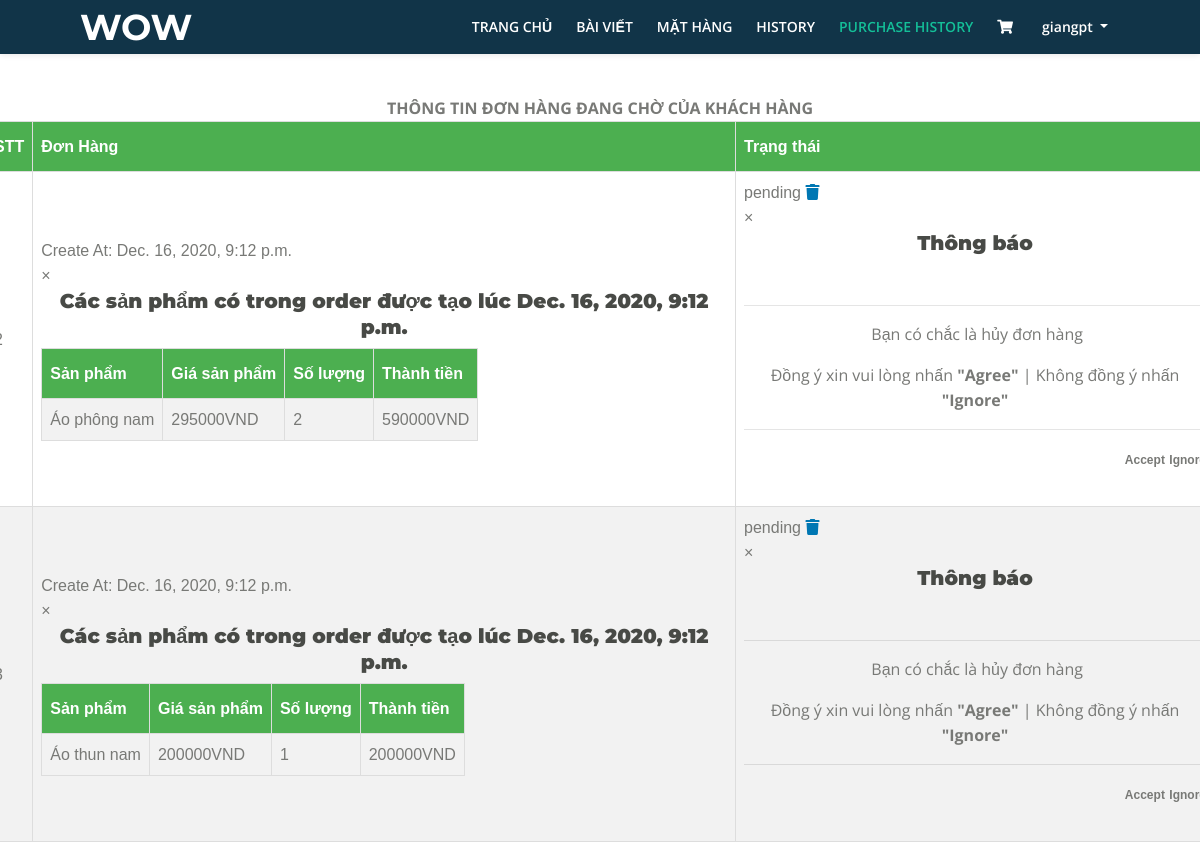
Before: /view_sanpham/2/ (signed in) with the older database file.
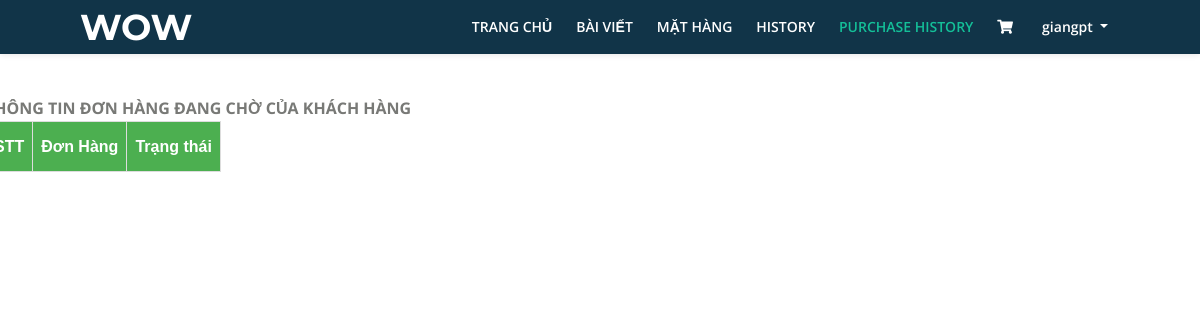
After: the same page with the newer database file.
### Page/models.py (models this page shows)
class Order(models.Model):
    id_cart = models.ForeignKey(Cart, on_delete=models.CASCADE, null=True, blank=True)
    id_user = models.ForeignKey(User, on_delete=models.CASCADE, null=True, blank=True)
    status_choice = (
        ('pending', 'pending'),
        ('confirm', 'confirm'),
        ('paid', 'paid'),
        ('shipping', 'shipping'),
        ('completed', 'completed'),
    )
    status = models.CharField(max_length=10, choices=status_choice, null=True, blank=True)
    address = models.TextField(max_length=1000, null=True, blank=True)

class Cart(models.Model):
    id_user = models.ForeignKey(User, on_delete=models.CASCADE, null=True, blank=True)
    total_price = models.IntegerField(null=True, blank=True)
    CreateAt = models.DateTimeField(auto_now=True)
    is_new = models.BooleanField(default=True)
    is_pending = models.BooleanField(default=True)

class CartItem(models.Model):
    id_product = models.ForeignKey(Product, on_delete=models.CASCADE, null=True, blank=True)
    id_cart = models.ForeignKey(Cart, on_delete=models.CASCADE, null=True, blank=True)
    num = models.IntegerField(default=0, null=True, blank=True)
    sum_product = models.FloatField(default=0, null=True, blank=True)
    is_checked = models.BooleanField(default=False)

class Product(models.Model):
    title = models.CharField(max_length=200, null=True, blank=True)
    description = models.CharField(max_length=3000, null=True, blank=True)
    img = models.FileField(upload_to='pro_image', null=True, blank=True)
    price = models.FloatField(default=0, null=True, blank=True)
    is_sale = models.BooleanField(default=False)
    price_sale = models.FloatField(default=0, null=True, blank=True)
    type = models.CharField(max_length=300, null=True, blank=True)
    size = models.CharField(max_length=10, null=True, blank=True)
    source = models.CharField(max_length=100, null=True, blank=True)
    for_male = models.BooleanField(default=False)
    for_female = models.BooleanField(default=False)
    TTs = models.TimeField(auto_now=True)
    TTe = models.TimeField(null=True, blank=True)
    def __str__(self):
        return self.title

### Page/views.py (the view)
# urls.py: url(r'^view_sanpham/(?P<id_user>\w+)/$', ViewProductUserBuy.as_view(), name='page_ViewProductUserBuy'),
class ViewProductUserBuy(TemplateView, LoginRequiredMixin):
    login_url = '/'
    template_name = '../Templates/Base_Product_User.html'
    def get(self, request, id_user):
        if request.user.is_authenticated():
            user_id = get_object_or_404(User, id=id_user)
            order = Order.objects.filter(id_user=user_id)
            cartItem = CartItem.objects.all()
            content = {
                'order': order,
                'cartItem': cartItem,
            }
            return render(request, self.template_name, content)
        else:
            return HttpResponseRedirect(reverse('Page:page_login'))

### Templates/Base_Product_User.html (shortened to what this page needs)
<!DOCTYPE html>
<html lang="en">
<head>
    <link href="/static/css/bootstrap.css" rel="stylesheet">
    <link href="/static/css/fontawesome-all.css" rel="stylesheet">
    <link href="/static/css/swiper.css" rel="stylesheet">
	<link href="/static/css/magnific-popup.css" rel="stylesheet">
	<link href="/static/css/styles_base_UI_home.css" rel="stylesheet">
</head>
<body>
    {% include 'NavigationBar/nav_User_or_Manager.html' %}
    <div class="row product-user-buy">
    <div>
        <div class="panel-heading" align="center"><b>THÔNG TIN ĐƠN HÀNG ĐANG CHỜ CỦA KHÁCH HÀNG</b></div>
    	<table class="w3-table-all" id="history-table">
            <thead>
                <tr>
                	<th class="w3-center">STT</th>
                	<th class="w3-center">Đơn Hàng</th>
                	<th class="w3-center">Trạng thái</th>
                </tr>
            </thead>
            <tbody>
                {% for item in order %}
                {% if item.status != 'completed' %}
                <tr>
                	<td class="w3-center">{{forloop.counter}}</td>
                    <td class="w3-center">Create At: {{item.id_cart.CreateAt}}
                        <div id="{{item.id}}" class="w3-modal">
                            <div class="w3-modal-content">
                                {% include 'Form/form_orderInfo.html'%}
                            </div>
                        </div>
                    </td>
                    {% if item.status == 'pending' or item.status == 'confirm' %}
                    <td class="w3-center">{{item.status}}
                        <span class="fa fa-trash" onclick="document.getElementById('id{{item.id}}').style.display='block'"
                              class="w3-button w3-black" style="color: #0077b3" data-toggle="tooltip" title="Xóa Đơn Đặt Hàng">
                        </span>
                        <div id="id{{item.id}}" class="w3-modal">
                            <div class="w3-modal-content">
                                {% include 'Form/form_cancelOrder.html'%}
                            </div>
                        </div>
                    </td>
                    {% else %}
                    <td class="w3-center">{{item.status}}</td>
                    {% endif %}
                </tr>
                {% endif %}
                {% endfor %}
            </tbody>
        </table>
	</div>
    </div>
</body>
</html>

### Templates/NavigationBar/nav_User_or_Manager.html (shortened to what this page needs)
<!DOCTYPE html>
<html lang="en">
<head>
    <link href="/static/css/bootstrap.css" rel="stylesheet">
    <link href="/static/css/fontawesome-all.css" rel="stylesheet">
    <link href="/static/css/swiper.css" rel="stylesheet">
    <link href="/static/css/magnific-popup.css" rel="stylesheet">
    <link href="/static/css/styles_base_UI_home.css" rel="stylesheet">
</head>
<body>
    <nav class="navbar navbar-expand-md navbar-dark navbar-custom fixed-top top-nav-collapse">
        <a class="navbar-brand logo-text page-scroll" href="{% url 'Page:page_Index_User' %}">WOW</a>
        <div class="collapse navbar-collapse" id="navbarsExampleDefault">
            <ul class="navbar-nav ml-auto">
                <li class="nav-item">
                    <a class="nav-link" href="{% url 'Page:page_Index_User' %}">TRANG CHỦ<span class="sr-only">(current)</span></a>
                </li>
                <li class="nav-item">
                    <a class="nav-link posts-page" href="{% url 'Page:page_blog_page' %}">BÀI VIẾT</a>
                </li>
                <li class="nav-item">
                    <a class="nav-link products-page" href="#projects">MẶT HÀNG</a>
                </li>
                {% if user.customer.type == "US" %}
                    <li class="nav-item">
                        <a class="nav-link history" href="{% url 'Page:page_ViewHistory' user.id %}">HISTORY</a>
                    </li>
                    <li class="nav-item">
                        <a class="nav-link bill_status" href="{% url 'Page:page_ViewProductUserBuy' user.id %}">PURCHASE HISTORY</a>
                    </li>
                    <li class="nav-item">
                        <a href="{% url 'Page:page_BaseViewCart' user.id %}" class="icon-shopping-cart nav-link">
                            <i class="fa">&#xf07a;</i>
                        </a>
                    </li>
                {% endif %}
                <li class="nav-item dropdown">
                    <a class="nav-link dropdown-toggle page-scroll" id="navbarDropdown" role="button" aria-haspopup="true" aria-expanded="false">{{user.username}} </a>
                </li>
            </ul>
        </div>
    </nav>
</body>
</html>

### Templates/Form/form_orderInfo.html (shortened to what this page needs)
<!DOCTYPE html>
<html lang="en">
<head>
</head>
<body>
    <header class="w3-container w3-light-blue">
        <span onclick="document.getElementById('{{item.id}}').style.display='none'"
          class="w3-button w3-display-topright">&times;</span>
        <h4 align="center" style="color: #000099"><strong>Các sản phẩm có trong order được tạo lúc {{item.id_cart.CreateAt}}</strong></h4>
    </header>
    <table>
        <thead>
            <tr>
                <th>Sản phẩm</th>
                <th class="w3-center">Giá sản phẩm</th>
                <th class="w3-center">Số lượng</th>
                <th class="w3-center">Thành tiền</th>
            </tr>
        </thead>
        <tbody>
        {% for product in cartItem %}
            <tr>
                {% if product.id_cart == item.id_cart %}
                <td>{{product.id_product}}</td>
                <td>{{product.id_product.price_sale|floatformat:'-1'}}VND</td>
                <td>{{product.num}}</td>
                <td>{{product.sum_product|floatformat:'-1'}}VND</td>
                {% endif%}
            </tr>
        {% endfor %}
        </tbody>
    </table>
</body>
</html>

### Templates/Form/form_cancelOrder.html (shortened to what this page needs)
<!DOCTYPE html>
<html lang="en">
<head>
</head>
<body>
    <header class="w3-container w3-light-blue">
        <span onclick="document.getElementById('id{{item.id}}').style.display='none'"
          class="w3-button w3-display-topright">&times;</span>
        <h4 align="center" style="color: #000099"><strong>Thông báo</strong></h4>
    </header>
    <div class="w3-container">
        <br>
        <div align="center">
            <hr>
                <form action="" method="post" action="" enctype="multipart/form-data">
                    <div>
                        <div>
                            <p> Bạn có chắc là hủy đơn hàng</p>
                            <p align="center">Đồng ý xin vui lòng nhấn <b>"Agree"</b> | Không đồng ý nhấn <b>"Ignore"</b></p>
                        </div>
                    </div>
                </form>
            <hr>
        </div>
        <div align="right">
            <a href="{% url 'Page:page_cancelOrder' user.id item.id %}"
               class="w3-button w3-blue w3-tiny w3-padding-small w3-round-xlarge" style="text-decoration:none"><b style="font-size:12px">Accept</b>
            </a>
            <span onclick="document.getElementById('id{{item.id}}').style.display='none'" class="w3-button w3-blue w3-tiny w3-padding-small w3-round-xlarge">
                <b style="font-size:12px">Ignore</b>
            </span>
        </div>
        <br>
    </div>
</body>
</html>

### static/css/styles_base_UI_home.css (style rules this page uses)
body, html { width: 100%; height: 100%; }
body, p { color: #787976; font: 400 1rem/1.5625rem "Open Sans", sans-serif; }
a { color: #787976; text-decoration: underline; }
.navbar-custom { padding-top: 0.375rem; padding-bottom: 0.375rem; background-color: #113448; box-shadow: 0 0.0625rem 0.375rem 0 rgba(0, 0, 0, 0.1); font: 600 0.875rem/0.875rem "Open Sans", sans-serif; transition: all 0.2s; }
.navbar-custom .navbar-brand { font-size: 0; }
.navbar-custom .navbar-brand.logo-text { margin-top: 0.25rem; margin-bottom: 0.25rem; font: 700 2.25rem/1.5rem "Montserrat", sans-serif; color: #fff; text-decoration: none; }
.navbar-custom .navbar-nav { margin-top: 0.75rem; margin-bottom: 0.5rem; }
.navbar-custom .nav-item .nav-link { padding: 0.625rem 0.75rem 0.625rem 0.75rem; color: #fff; text-decoration: none; transition: all 0.2s ease; }
@media (min-width: 768px) { .navbar-custom { padding: 2.125rem 1.5rem 2.125rem 2rem; box-shadow: none; background: transparent; } }
@media (min-width: 768px) { .navbar-custom .navbar-brand.logo-text { color: #fff; } }
@media (min-width: 768px) { .navbar-custom .navbar-nav { margin-top: 0; margin-bottom: 0; } }
@media (min-width: 768px) { .navbar-custom .nav-item .nav-link { padding: 0.25rem 0.75rem 0.25rem 0.75rem; } }
@media (min-width: 768px) { .navbar-custom.top-nav-collapse { padding: 0.375rem 1.5rem 0.375rem 2rem; box-shadow: 0 0.0625rem 0.375rem 0 rgba(0, 0, 0, 0.1); background-color: #113448; } }
@media (min-width: 768px) { .navbar-custom.top-nav-collapse .navbar-brand.logo-text { color: #fff; } }
@media (min-width: 768px) { .navbar-custom.top-nav-collapse .nav-item .nav-link { color: #fff; } }
@media (min-width: 1200px) { .navbar-custom { padding-right: 5rem; padding-left: 5rem; } }
@media (min-width: 1200px) { .navbar-custom.top-nav-collapse { padding-right: 5rem; padding-left: 5rem; } }

### Templates/Base_Product_User.html (style rules this page uses)
#history-table { font-family: Arial, Helvetica, sans-serif; border-collapse: collapse; }
#history-table td, #history-table th { border: 1px solid #ddd; padding: 8px; }
#history-table th { padding-top: 12px; padding-bottom: 12px; background-color: #4CAF50; color: white; }
.product-user-buy { padding-top: 6rem; }
.navbar-custom .nav-item .nav-link.bill_status { color:#14bf98!important; }

Changed rows visible on the page:
removed Order: id_cart.CreateAt "Dec. 16, 2020, 9:12 p.m.", status "pending"
removed CartItem: id_product "Áo phông nam", id_product.price_sale "295000", num "2", sum_product "590000", shown under "Dec. 16, 2020, 9:12 p.m."
removed Order: id_cart.CreateAt "Dec. 16, 2020, 9:12 p.m.", status "pending"
removed CartItem: id_product "Áo thun nam", id_product.price_sale "200000", num "1", sum_product "200000", shown under "Dec. 16, 2020, 9:12 p.m."
